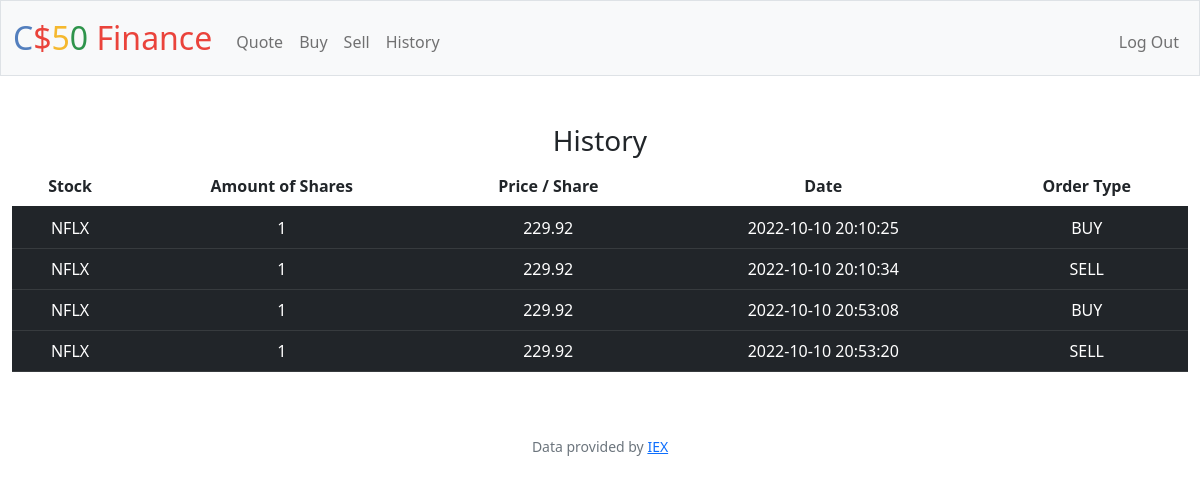
Screenshot of /history (signed in) with the database file from the repository.
### tables this page shows
CREATE TABLE 'Purchases' ('symbol' TEXT, 'shares' INTEGER, 'price' REAL, 'date' DATETIME, 'id'  INTEGER PRIMARY KEY  , 'user_id' INTEGER, 'type' TEXT);

### app.py (the view)
@app.route("/history")
@login_required
def history():
    if request.method == "GET":
        user_id = session["user_id"]
        purchases_db = db.execute("SELECT * FROM purchases WHERE user_id = ?", user_id)
        return render_template("history.html", database=purchases_db)

### app.py (called while the page is built)
@app.after_request
def after_request(response):
    response.headers["Cache-Control"] = "no-cache, no-store, must-revalidate"
    response.headers["Expires"] = 0
    response.headers["Pragma"] = "no-cache"
    return response

### helpers.py (called while the page is built)
def login_required(f):
    @wraps(f)
    def decorated_function(*args, **kwargs):
        if session.get("user_id") is None:
            return redirect("/login")
        return f(*args, **kwargs)
    return decorated_function

### templates/history.html (shortened to what this page needs)
{% extends "layout.html" %}
{% block main %}
<h3>History</h3>
<div class="section" >
 <table class="table table-striped-columns">
    <thead>
        <tr>
            <th scope="col">Stock</th>
            <th cope="col">Amount of Shares</th>
            <th scope="col">Price / Share</th>
            <th scope="col">Date</th>
            <th scope="col">Order Type</th>
        </tr>
    </thead>
    <tbody>
        {% for row in database %}
        <tr class="table-dark">
            <td class="table-dark"> {{ row["symbol"] }} </td>
            <td class="table-dark"> {{ row["shares"] }} </td>
            <td class="table-dark"> {{ row["price"] }} </td>
            <td class="table-dark"> {{ row["date"] }} </td>
            <td class="table-dark"> {{ row["type"] }} </td>
        </tr>
        {% endfor %}
    </tbody>
    </table>
 </div>
{% endblock %}

### templates/layout.html (shortened to what this page needs)
<!DOCTYPE html>
<html lang="en">
    <head>
        <link href="https://cdn.jsdelivr.net/npm/bootstrap@5.1.3/dist/css/bootstrap.min.css" rel="stylesheet">
        <link href="/static/styles.css" rel="stylesheet">
    </head>
    <body>
        <nav class="bg-light border navbar navbar-expand-md navbar-light">
            <div class="container-fluid">
                <a class="navbar-brand" href="/"><span class="blue">C</span><span class="red">$</span><span class="yellow">5</span><span class="green">0</span> <span class="red">Finance</span></a>
                <div class="collapse navbar-collapse" id="navbar">
                    {% if session["user_id"] %}
                        <ul class="navbar-nav me-auto mt-2">
                            <li class="nav-item"><a class="nav-link" href="/quote">Quote</a></li>
                            <li class="nav-item"><a class="nav-link" href="/buy">Buy</a></li>
                            <li class="nav-item"><a class="nav-link" href="/sell">Sell</a></li>
                            <li class="nav-item"><a class="nav-link" href="/history">History</a></li>
                        </ul>
                        <ul class="navbar-nav ms-auto mt-2">
                            <li class="nav-item"><a class="nav-link" href="/logout">Log Out</a></li>
                        </ul>
                    {% else %}
                        <ul class="navbar-nav ms-auto mt-2">
                            <li class="nav-item"><a class="nav-link" href="/register">Register</a></li>
                            <li class="nav-item"><a class="nav-link" href="/login">Log In</a></li>
                        </ul>
                    {% endif %}
                </div>
            </div>
        </nav>
        <main class="container-fluid py-5 text-center">
            {% block main %}{% endblock %}
        </main>
        <footer class="mb-5 small text-center text-muted">
            Data provided by <a href="https://iexcloud.io/">IEX</a>
        </footer>
    </body>
</html>

### static/styles.css (style rules this page uses)
nav .navbar-brand { font-size: xx-large; }
nav .navbar-brand .blue { color: #537fbe; }
nav .navbar-brand .red { color: #ea433b; }
nav .navbar-brand .yellow { color: #f5b82e; }
nav .navbar-brand .green { color: #2e944b; }

### rows the page displays
Purchases: symbol "NFLX", shares "1", price "229.92", date "2022-10-10 20:10:25", type "BUY"
Purchases: symbol "NFLX", shares "1", price "229.92", date "2022-10-10 20:10:34", type "SELL"
Purchases: symbol "NFLX", shares "1", price "229.92", date "2022-10-10 20:53:08", type "BUY"
Purchases: symbol "NFLX", shares "1", price "229.92", date "2022-10-10 20:53:20", type "SELL"
